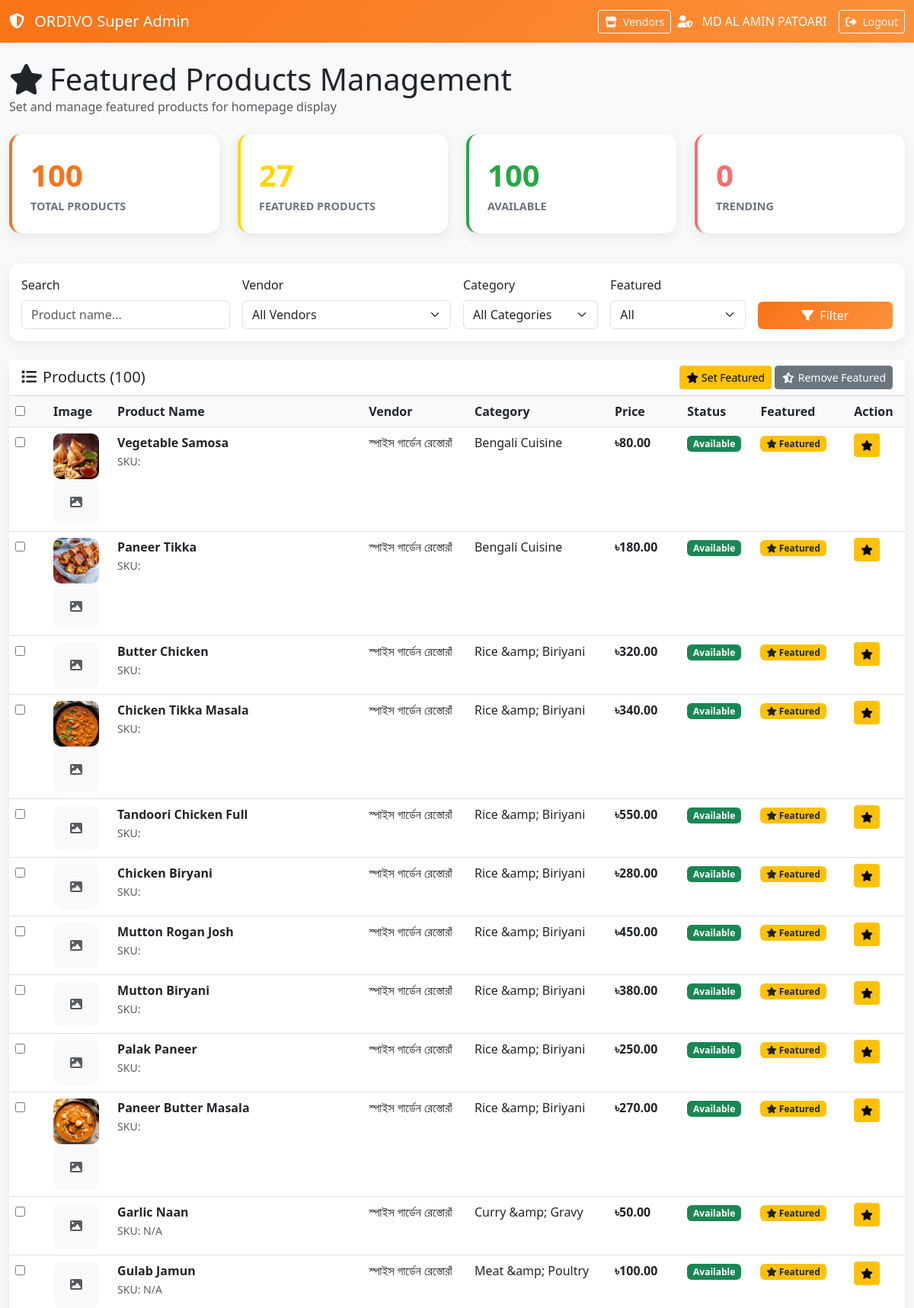
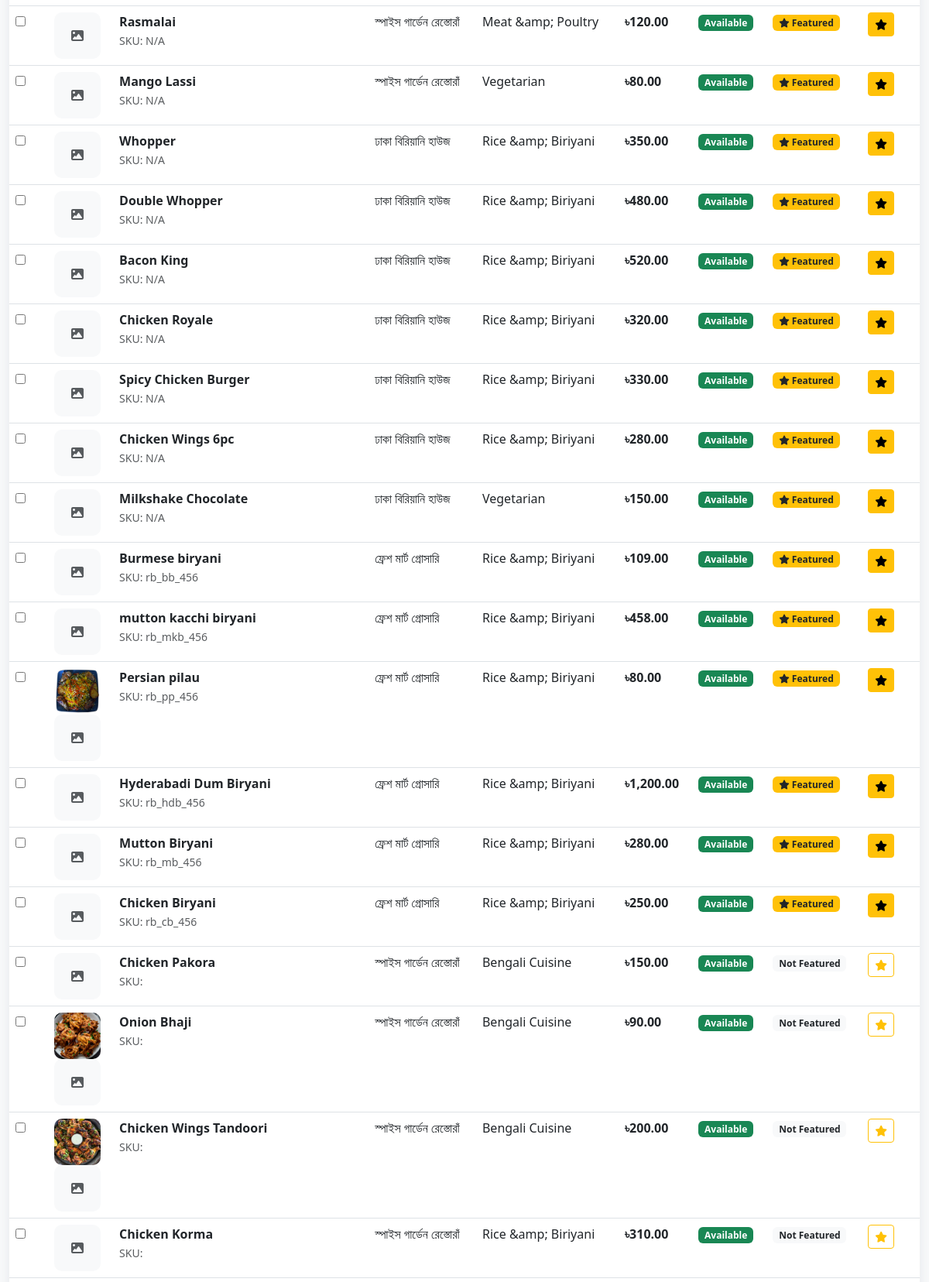
The page /super_admin/products_featured.php (signed in, upper part) on the database its author committed (2 pictures, top to bottom).
### tables this page shows
CREATE TABLE `products` (
  `id` int(11) NOT NULL,
  `vendor_id` int(11) NOT NULL,
  `category_id` int(11) NOT NULL,
  `brand_id` int(11) DEFAULT NULL,
  `name` varchar(200) NOT NULL,
  `slug` varchar(200) NOT NULL,
  `description` text DEFAULT NULL,
  `short_description` varchar(500) DEFAULT NULL,
  `sku` varchar(100) DEFAULT NULL,
  `barcode` varchar(100) DEFAULT NULL,
  `price` decimal(10,2) NOT NULL,
  `discounted_price` decimal(10,2) DEFAULT NULL,
  `cost_price` decimal(10,2) DEFAULT NULL,
  `unit` varchar(20) DEFAULT 'pcs' COMMENT 'kg, g, l, ml, pcs, pack, plate, bowl, etc.',
  `unit_value` decimal(10,3) DEFAULT NULL COMMENT 'Weight/volume per unit',
  `pack_size` varchar(50) DEFAULT NULL,
  `image` varchar(255) DEFAULT NULL,
  `gallery` longtext DEFAULT NULL COMMENT 'Array of additional images' CHECK (json_valid(`gallery`)),
  `preparation_time` int(11) DEFAULT 15 COMMENT 'Preparation time in minutes (for food)',
  `nutritional_info` longtext DEFAULT NULL CHECK (json_valid(`nutritional_info`)),
  `ingredients` text DEFAULT NULL,
  `allergen_info` longtext DEFAULT NULL CHECK (json_valid(`allergen_info`)),
  `storage_instructions` text DEFAULT NULL,
  `expiry_days` int(11) DEFAULT NULL,
  `is_veg` tinyint(1) DEFAULT 0,
  `is_vegan` tinyint(1) DEFAULT 0,
  `is_gluten_free` tinyint(1) DEFAULT 0,
  `is_spicy` tinyint(1) DEFAULT 0,
  `spice_level` tinyint(1) DEFAULT 0 COMMENT '0=No spice, 1=Mild, 2=Medium, 3=Hot, 4=Very Hot',
  `is_organic` tinyint(1) DEFAULT 0,
  `is_perishable` tinyint(1) DEFAULT 0,
  `requires_refrigeration` tinyint(1) DEFAULT 0,
  `is_available` tinyint(1) DEFAULT 1,
  `is_featured` tinyint(1) DEFAULT 0,
  `is_trending` tinyint(1) DEFAULT 0,
  `sort_order` int(11) DEFAULT 0,
  `rating` decimal(3,2) DEFAULT 0.00,
  `total_reviews` int(11) DEFAULT 0,
  `total_orders` int(11) DEFAULT 0,
  `total_views` int(11) DEFAULT 0,
  `meta_title` varchar(255) DEFAULT NULL,
  `meta_description` text DEFAULT NULL,
  `meta_keywords` text DEFAULT NULL,
  `created_at` timestamp NOT NULL DEFAULT current_timestamp(),
  `updated_at` timestamp NOT NULL DEFAULT current_timestamp() ON UPDATE current_timestamp()
);

CREATE TABLE `vendors` (
  `id` int(11) NOT NULL,
  `owner_id` int(11) NOT NULL,
  `business_type_id` int(11) NOT NULL,
  `name` varchar(150) NOT NULL,
  `slug` varchar(150) NOT NULL,
  `description` text DEFAULT NULL,
  `address` text NOT NULL,
  `area_id` int(11) DEFAULT NULL,
  `city_id` int(11) NOT NULL,
  `postal_code` varchar(20) DEFAULT NULL,
  `latitude` decimal(10,8) DEFAULT NULL,
  `longitude` decimal(11,8) DEFAULT NULL,
  `phone` varchar(20) NOT NULL,
  `email` varchar(100) DEFAULT NULL,
  `website` varchar(255) DEFAULT NULL,
  `logo` varchar(255) DEFAULT NULL,
  `banner_image` varchar(255) DEFAULT NULL,
  `gallery` longtext DEFAULT NULL COMMENT 'Array of additional images' CHECK (json_valid(`gallery`)),
  `trade_license_number` varchar(100) DEFAULT NULL,
  `tin_number` varchar(100) DEFAULT NULL,
  `food_license_number` varchar(100) DEFAULT NULL,
  `bank_account_number` varchar(50) DEFAULT NULL,
  `bank_name` varchar(100) DEFAULT NULL,
  `bank_routing_number` varchar(50) DEFAULT NULL,
  `bkash_number` varchar(20) DEFAULT NULL COMMENT 'bKash mobile banking',
  `nagad_number` varchar(20) DEFAULT NULL COMMENT 'Nagad mobile banking',
  `rocket_number` varchar(20) DEFAULT NULL COMMENT 'Rocket mobile banking',
  `opening_time` time DEFAULT '09:00:00',
  `closing_time` time DEFAULT '22:00:00',
  `preparation_time` int(11) DEFAULT 30 COMMENT 'Average preparation time in minutes',
  `min_order_amount` decimal(10,2) DEFAULT 200.00,
  `commission_rate` decimal(5,2) DEFAULT 15.00,
  `delivery_radius` decimal(8,2) DEFAULT 10.00 COMMENT 'Delivery radius in km',
  `delivery_fee` decimal(10,2) DEFAULT 50.00,
  `free_delivery_above` decimal(10,2) DEFAULT 500.00,
  `rating` decimal(3,2) DEFAULT 0.00,
  `total_reviews` int(11) DEFAULT 0,
  `total_orders` int(11) DEFAULT 0,
  `total_revenue` decimal(12,2) DEFAULT 0.00,
  `is_active` tinyint(1) DEFAULT 1,
  `is_verified` tinyint(1) DEFAULT 0,
  `is_featured` tinyint(1) DEFAULT 0,
  `is_open` tinyint(1) DEFAULT 1,
  `verification_documents` longtext DEFAULT NULL CHECK (json_valid(`verification_documents`)),
  `social_media` longtext DEFAULT NULL COMMENT 'Social media links' CHECK (json_valid(`social_media`)),
  `seo_title` varchar(255) DEFAULT NULL,
  `seo_description` text DEFAULT NULL,
  `seo_keywords` text DEFAULT NULL,
  `created_at` timestamp NOT NULL DEFAULT current_timestamp(),
  `updated_at` timestamp NOT NULL DEFAULT current_timestamp() ON UPDATE current_timestamp(),
  `onboarding_notes` text DEFAULT NULL,
  `operating_hours` longtext DEFAULT NULL CHECK (json_valid(`operating_hours`))
);

CREATE TABLE `categories` (
  `id` int(11) NOT NULL,
  `parent_id` int(11) DEFAULT NULL,
  `name` varchar(100) NOT NULL,
  `slug` varchar(100) NOT NULL,
  `description` text DEFAULT NULL,
  `image` varchar(255) DEFAULT NULL,
  `icon` varchar(255) DEFAULT NULL,
  `banner_image` varchar(255) DEFAULT NULL,
  `category_type` enum('food','grocery','both') DEFAULT 'both',
  `level` tinyint(1) DEFAULT 1 COMMENT '1=Main, 2=Sub, 3=Sub-sub',
  `commission_rate` decimal(5,2) DEFAULT NULL COMMENT 'Override default commission',
  `tax_rate` decimal(5,2) DEFAULT NULL,
  `sort_order` int(11) DEFAULT 0,
  `is_active` tinyint(1) DEFAULT 1,
  `is_featured` tinyint(1) DEFAULT 0,
  `seo_title` varchar(255) DEFAULT NULL,
  `seo_description` text DEFAULT NULL,
  `seo_keywords` text DEFAULT NULL,
  `created_at` timestamp NOT NULL DEFAULT current_timestamp(),
  `updated_at` timestamp NOT NULL DEFAULT current_timestamp() ON UPDATE current_timestamp()
);

### super_admin/products_featured.php (the view, shortened to what the rows shown need)
<?php
require_once '../config/db_connection.php';
$whereConditions = ["1=1"];
$params = [];
$whereClause = 'WHERE ' . implode(' AND ', $whereConditions);
try {
    $products = fetchAll("
        SELECT
            p.*,
            v.name as vendor_name,
            c.name as category_name,
            u.name as owner_name
        FROM products p
        LEFT JOIN vendors v ON p.vendor_id = v.id
        LEFT JOIN categories c ON p.category_id = c.id
        LEFT JOIN users u ON v.owner_id = u.id
        $whereClause
        ORDER BY p.is_featured DESC, p.created_at DESC
        LIMIT 100
    ", $params);
} catch (Exception $e) {
    error_log("Featured Products Error: " . $e->getMessage());
    $products = [];
    $stats = ['total' => 0, 'featured' => 0, 'available' => 0, 'trending' => 0];
    $vendors = [];
    $categories = [];
}
?>
<!DOCTYPE html>
<html lang="en">
<head>
    <link href="https://cdn.jsdelivr.net/npm/bootstrap@5.3.0/dist/css/bootstrap.min.css" rel="stylesheet">
    <link rel="stylesheet" href="https://cdnjs.cloudflare.com/ajax/libs/font-awesome/6.4.0/css/all.min.css">
</head>
<body>
    <div class="container-fluid py-4">
        <div class="mb-4">
            <h1 class="mb-0"><i class="fas fa-star me-2"></i>Featured Products Management</h1>
        </div>
        <div class="card">
            <div class="card-body p-0">
                <form id="bulkForm" method="POST">
                    <div class="table-responsive">
                        <table class="table table-hover mb-0">
                            <thead>
                                <tr>
                                    <th width="50">
                                        <input type="checkbox" id="selectAll" onclick="toggleAll(this)">
                                    </th>
                                    <th>Image</th>
                                    <th>Product Name</th>
                                    <th>Vendor</th>
                                    <th>Category</th>
                                    <th>Price</th>
                                    <th>Status</th>
                                    <th>Featured</th>
                                    <th>Action</th>
                                </tr>
                            </thead>
                            <tbody>
                                <?php if (empty($products)): ?>
                                    <tr>
                                        <td colspan="9" class="text-center py-5">
                                            <i class="fas fa-box-open fa-3x text-muted mb-3"></i>
                                            <p class="text-muted">No products found</p>
                                        </td>
                                    </tr>
                                <?php else: ?>
                                    <?php foreach ($products as $product): ?>
                                        <tr>
                                            <td>
                                                <input type="checkbox" name="product_ids[]" value="<?= $product['id'] ?>" class="product-checkbox">
                                            </td>
                                            <td>
                                                <?php if (!empty($product['image'])): ?>
                                                    <?php
                                                    $imagePath = $product['image'];
                                                    if (strpos($imagePath, 'uploads/') === 0) {
                                                        $imagePath = '../' . $imagePath;
                                                    } elseif (!preg_match('/^(https?:\/\/|\.\.\/|\/)/i', $imagePath)) {
                                                        $imagePath = '../uploads/images/' . $imagePath;
                                                    }
                                                    ?>
                                                    <img src="<?= htmlspecialchars($imagePath) ?>" alt="Product" class="product-image" onerror="this.style.display='none'; this.nextElementSibling.style.display='flex';">
                                                    <div class="product-image bg-light d-flex align-items-center justify-content-center" style="display: none;">
                                                        <i class="fas fa-image text-muted"></i>
                                                    </div>
                                                <?php else: ?>
                                                    <div class="product-image bg-light d-flex align-items-center justify-content-center">
                                                        <i class="fas fa-image text-muted"></i>
                                                    </div>
                                                <?php endif; ?>
                                            </td>
                                            <td>
                                                <strong><?= htmlspecialchars($product['name']) ?></strong><br>
                                                <small class="text-muted">SKU: <?= htmlspecialchars($product['sku'] ?? 'N/A') ?></small>
                                            </td>
                                            <td><?= htmlspecialchars($product['vendor_name'] ?? 'N/A') ?></td>
                                            <td><?= htmlspecialchars($product['category_name'] ?? 'N/A') ?></td>
                                            <td>
                                                <strong>৳<?= number_format($product['price'], 2) ?></strong>
                                            </td>
                                            <td>
                                                <?php if ($product['is_available']): ?>
                                                    <span class="badge bg-success">Available</span>
                                                <?php else: ?>
                                                    <span class="badge bg-secondary">Unavailable</span>
                                                <?php endif; ?>
                                            </td>
                                            <td>
                                                <?php if ($product['is_featured']): ?>
                                                    <span class="badge bg-warning text-dark">
                                                        <i class="fas fa-star"></i> Featured
                                                    </span>
                                                <?php else: ?>
                                                    <span class="badge bg-light text-dark">Not Featured</span>
                                                <?php endif; ?>
                                            </td>
                                            <td>
                                                <form method="POST" class="d-inline">
                                                    <button type="submit" class="btn btn-sm <?= $product['is_featured'] ? 'btn-warning' : 'btn-outline-warning' ?>">
                                                        <i class="fas fa-star"></i>
                                                    </button>
                                                </form>
                                            </td>
                                        </tr>
                                    <?php endforeach; ?>
                                <?php endif; ?>
                            </tbody>
                        </table>
                    </div>
                </form>
            </div>
        </div>
    </div>
</body>
</html>

### rows shown on the page
products: shows a picture, name "Vegetable Samosa", vendor.name "স্পাইস গার্ডেন রেস্তোরাঁ", category.name "Bengali Cuisine", price "80.00", is_available "Available", is_featured 1 (drawn)
products: shows a picture, name "Paneer Tikka", vendor.name "স্পাইস গার্ডেন রেস্তোরাঁ", category.name "Bengali Cuisine", price "180.00", is_available "Available", is_featured 1 (drawn)
products: name "Butter Chicken", vendor.name "স্পাইস গার্ডেন রেস্তোরাঁ", category.name "Rice &amp; Biriyani", price "320.00", is_available "Available", is_featured 1 (drawn)
products: shows a picture, name "Chicken Tikka Masala", vendor.name "স্পাইস গার্ডেন রেস্তোরাঁ", category.name "Rice &amp; Biriyani", price "340.00", is_available "Available", is_featured 1 (drawn)
products: name "Tandoori Chicken Full", vendor.name "স্পাইস গার্ডেন রেস্তোরাঁ", category.name "Rice &amp; Biriyani", price "550.00", is_available "Available", is_featured 1 (drawn)
products: name "Chicken Biryani", vendor.name "স্পাইস গার্ডেন রেস্তোরাঁ", category.name "Rice &amp; Biriyani", price "280.00", is_available "Available", is_featured 1 (drawn)
products: name "Mutton Rogan Josh", vendor.name "স্পাইস গার্ডেন রেস্তোরাঁ", category.name "Rice &amp; Biriyani", price "450.00", is_available "Available", is_featured 1 (drawn)
products: name "Mutton Biryani", vendor.name "স্পাইস গার্ডেন রেস্তোরাঁ", category.name "Rice &amp; Biriyani", price "380.00", is_available "Available", is_featured 1 (drawn)
products: name "Palak Paneer", vendor.name "স্পাইস গার্ডেন রেস্তোরাঁ", category.name "Rice &amp; Biriyani", price "250.00", is_available "Available", is_featured 1 (drawn)
products: shows a picture, name "Paneer Butter Masala", vendor.name "স্পাইস গার্ডেন রেস্তোরাঁ", category.name "Rice &amp; Biriyani", price "270.00", is_available "Available", is_featured 1 (drawn)
products: name "Garlic Naan", sku "N/A", vendor.name "স্পাইস গার্ডেন রেস্তোরাঁ", category.name "Curry &amp; Gravy", price "50.00", is_available "Available", is_featured 1 (drawn)
products: name "Gulab Jamun", sku "N/A", vendor.name "স্পাইস গার্ডেন রেস্তোরাঁ", category.name "Meat &amp; Poultry", price "100.00", is_available "Available", is_featured 1 (drawn)
products: name "Rasmalai", sku "N/A", vendor.name "স্পাইস গার্ডেন রেস্তোরাঁ", category.name "Meat &amp; Poultry", price "120.00", is_available "Available", is_featured 1 (drawn)
products: name "Mango Lassi", sku "N/A", vendor.name "স্পাইস গার্ডেন রেস্তোরাঁ", category.name "Vegetarian", price "80.00", is_available "Available", is_featured 1 (drawn)
products: name "Whopper", sku "N/A", vendor.name "ঢাকা বিরিয়ানি হাউজ", category.name "Rice &amp; Biriyani", price "350.00", is_available "Available", is_featured 1 (drawn)
products: name "Double Whopper", sku "N/A", vendor.name "ঢাকা বিরিয়ানি হাউজ", category.name "Rice &amp; Biriyani", price "480.00", is_available "Available", is_featured 1 (drawn)
products: name "Bacon King", sku "N/A", vendor.name "ঢাকা বিরিয়ানি হাউজ", category.name "Rice &amp; Biriyani", price "520.00", is_available "Available", is_featured 1 (drawn)
products: name "Chicken Royale", sku "N/A", vendor.name "ঢাকা বিরিয়ানি হাউজ", category.name "Rice &amp; Biriyani", price "320.00", is_available "Available", is_featured 1 (drawn)
products: name "Spicy Chicken Burger", sku "N/A", vendor.name "ঢাকা বিরিয়ানি হাউজ", category.name "Rice &amp; Biriyani", price "330.00", is_available "Available", is_featured 1 (drawn)
products: name "Chicken Wings 6pc", sku "N/A", vendor.name "ঢাকা বিরিয়ানি হাউজ", category.name "Rice &amp; Biriyani", price "280.00", is_available "Available", is_featured 1 (drawn)
products: name "Milkshake Chocolate", sku "N/A", vendor.name "ঢাকা বিরিয়ানি হাউজ", category.name "Vegetarian", price "150.00", is_available "Available", is_featured 1 (drawn)
products: name "Burmese biryani", sku "rb_bb_456", vendor.name "ফ্রেশ মার্ট গ্রোসারি", category.name "Rice &amp; Biriyani", price "109.00", is_available "Available", is_featured 1 (drawn)
products: name "mutton kacchi biryani", sku "rb_mkb_456", vendor.name "ফ্রেশ মার্ট গ্রোসারি", category.name "Rice &amp; Biriyani", price "458.00", is_available "Available", is_featured 1 (drawn)
products: shows a picture, name "Persian pilau", sku "rb_pp_456", vendor.name "ফ্রেশ মার্ট গ্রোসারি", category.name "Rice &amp; Biriyani", price "80.00", is_available "Available", is_featured 1 (drawn)
products: name "Hyderabadi Dum Biryani", sku "rb_hdb_456", vendor.name "ফ্রেশ মার্ট গ্রোসারি", category.name "Rice &amp; Biriyani", price "1,200.00", is_available "Available", is_featured 1 (drawn)
products: name "Mutton Biryani", sku "rb_mb_456", vendor.name "ফ্রেশ মার্ট গ্রোসারি", category.name "Rice &amp; Biriyani", price "280.00", is_available "Available", is_featured 1 (drawn)
products: name "Chicken Biryani", sku "rb_cb_456", vendor.name "ফ্রেশ মার্ট গ্রোসারি", category.name "Rice &amp; Biriyani", price "250.00", is_available "Available", is_featured 1 (drawn)
products: name "Chicken Pakora", vendor.name "স্পাইস গার্ডেন রেস্তোরাঁ", category.name "Bengali Cuisine", price "150.00", is_available "Available", is_featured "Not Featured"
products: shows a picture, name "Onion Bhaji", vendor.name "স্পাইস গার্ডেন রেস্তোরাঁ", category.name "Bengali Cuisine", price "90.00", is_available "Available", is_featured "Not Featured"
products: shows a picture, name "Chicken Wings Tandoori", vendor.name "স্পাইস গার্ডেন রেস্তোরাঁ", category.name "Bengali Cuisine", price "200.00", is_available "Available", is_featured "Not Featured"
products: name "Chicken Korma", vendor.name "স্পাইস গার্ডেন রেস্তোরাঁ", category.name "Rice &amp; Biriyani", price "310.00", is_available "Available", is_featured "Not Featured"

### other values the page prints
$_SESSION['user_name'] "MD AL AMIN PATOARI"
$stats['total'] "100"
$stats['featured'] "27"
$stats['available'] "100"
$stats['trending'] "0"
count($products) "100"
